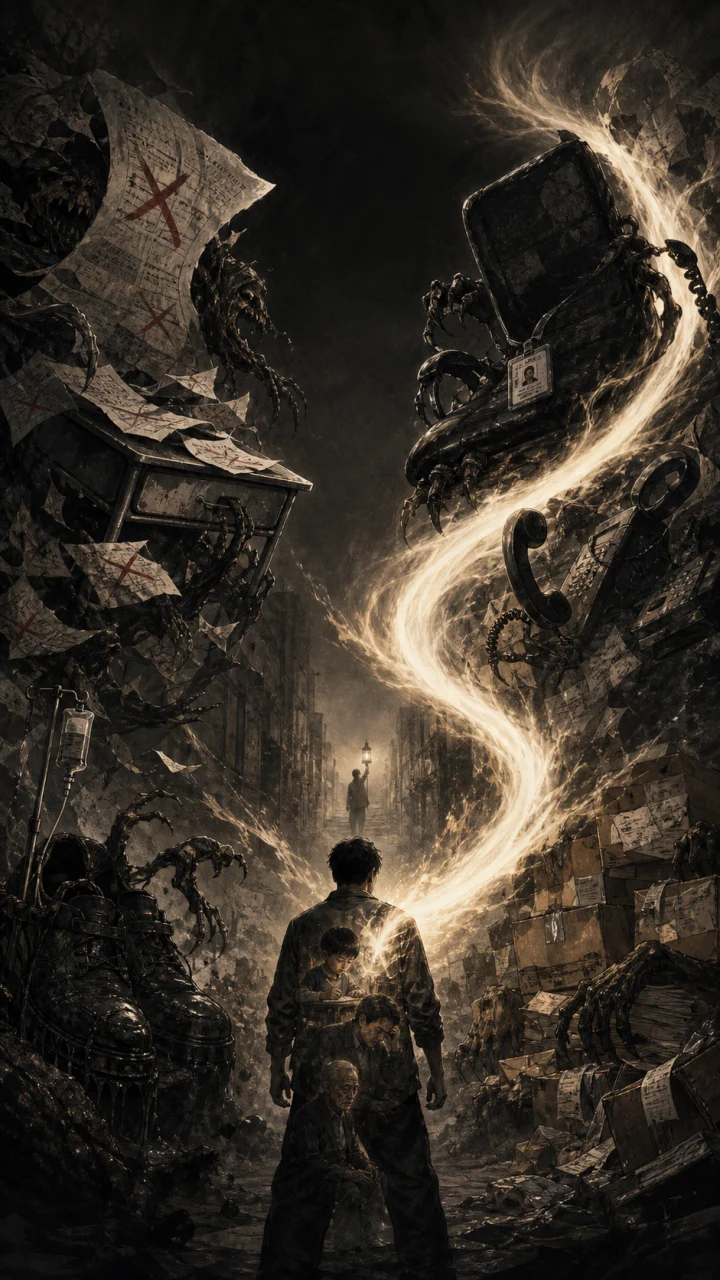
#> input picture src/assets/ui/title-confrontation-base-v1.webp, 720 x 1280 px
$ python -i make_candidates.py   (imports and definitions only)
#> lines starting #> are read from the running program, lines starting #| are printed output that depends on the picture
#> further down, picture is the input picture: PIL image 720x1280 RGB; mean R, G, B 55, 47.8, 39.2
#!/usr/bin/env python3
"""Build item 70; retain item 74 only behind an explicit rejected-audit flag."""

from __future__ import annotations

import argparse
from collections import deque
from pathlib import Path

import numpy as np
from PIL import Image, ImageFilter


CELL_W = 40
CELL_H = 56
DIRECTIONS = ("front", "back", "left", "right")
CONTACT_SCALE = 12
CONTACT_GUTTER = 2


def strip_green(image: Image.Image) -> Image.Image:
    array = np.asarray(image.convert("RGBA")).copy()
    rgb = array[..., :3].astype(np.uint16)
    red, green, blue = rgb[..., 0], rgb[..., 1], rgb[..., 2]
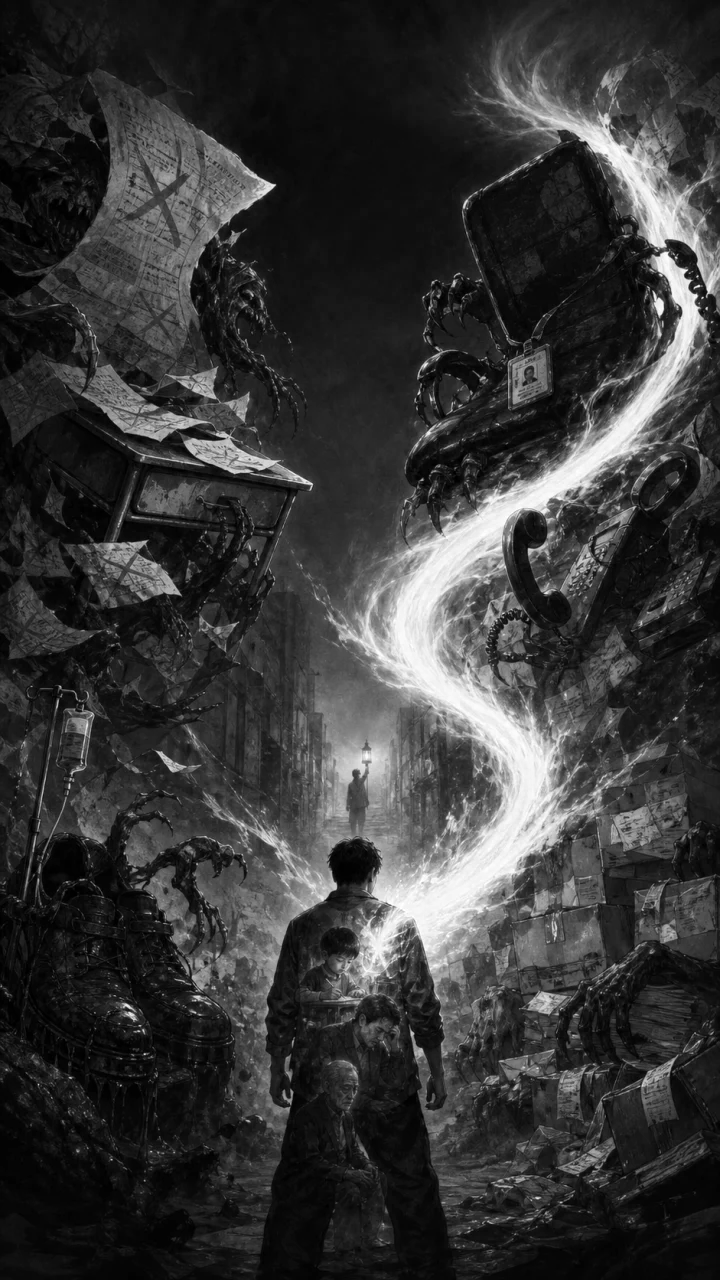
#> red: shape (1280, 720) uint16; min 0, max 255, mean 55
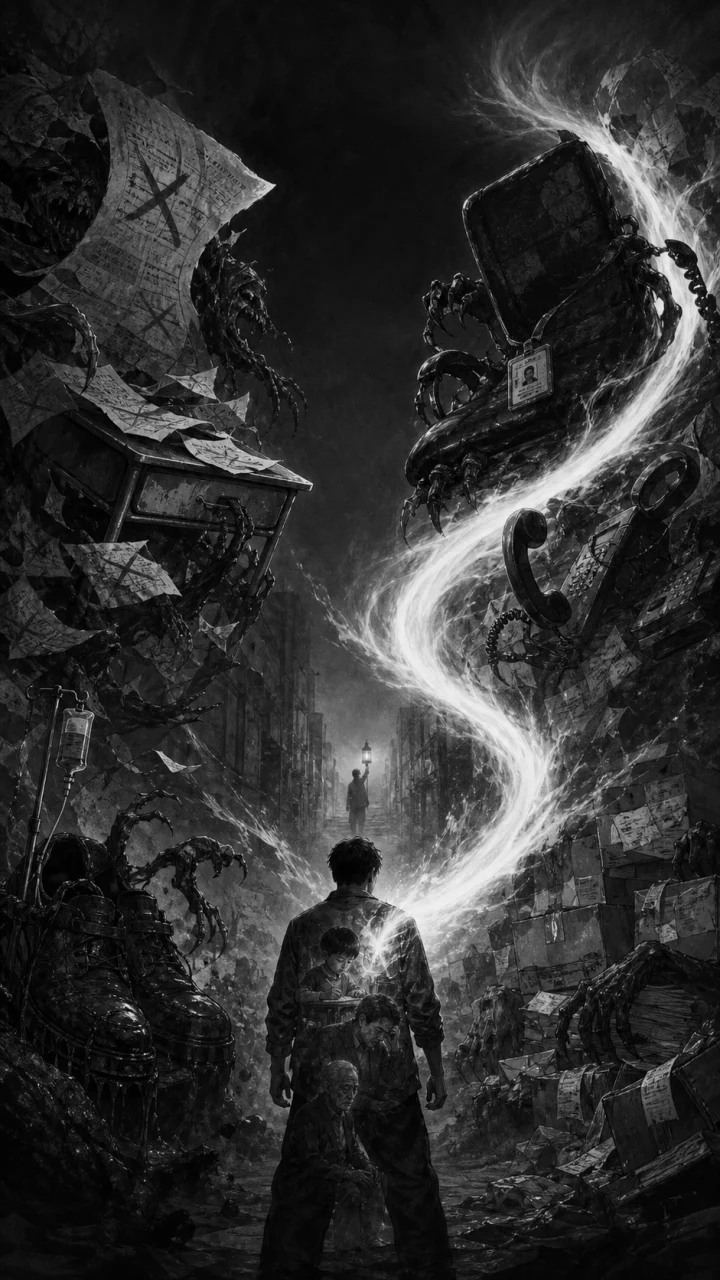
#> green: shape (1280, 720) uint16; min 0, max 246, mean 47.8
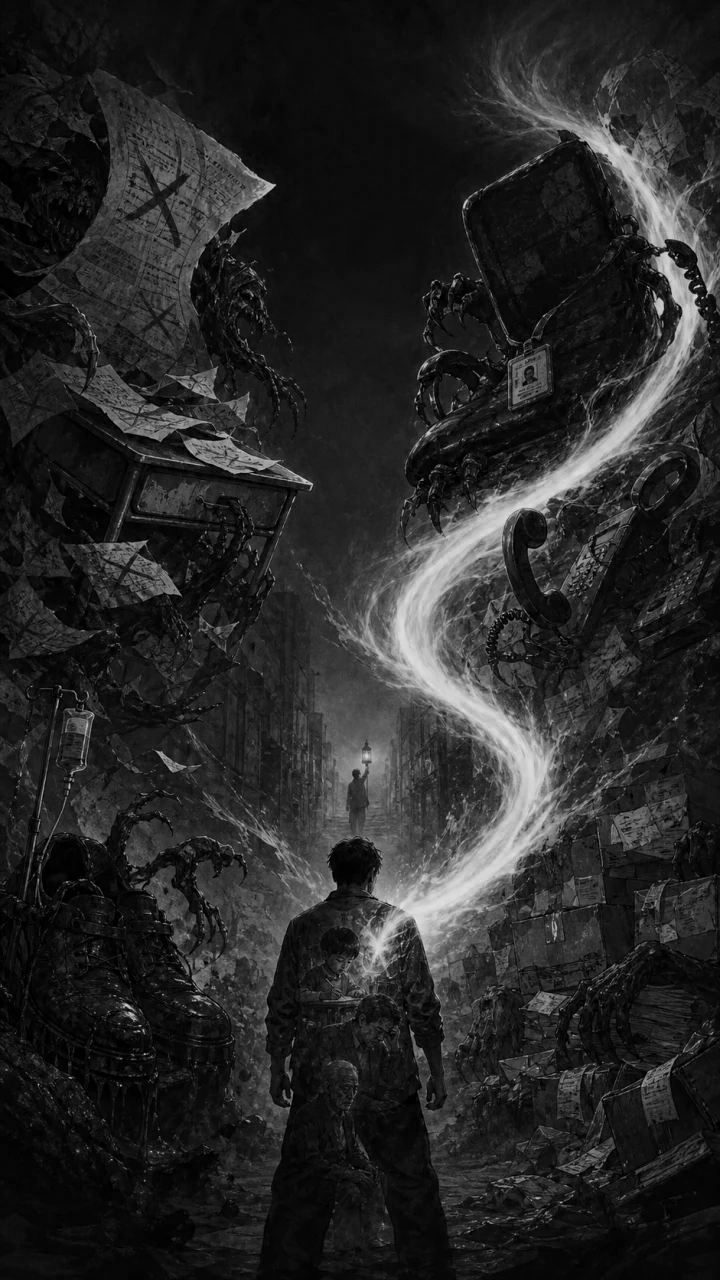
#> blue: shape (1280, 720) uint16; min 0, max 228, mean 39.2
    keyed = (
        (green > 96)
        & (green * 100 > red * 135)
        & (green * 100 > blue * 135)
    ) | (
        (green > 60)
        & (green * 100 > red * 120)
        & (green * 100 > blue * 120)
        & (np.maximum(red, blue) < 120)
    )
#> keyed: shape (1280, 720) bool; every value is 0
    near_key = np.asarray(
        Image.fromarray((keyed.astype(np.uint8) * 255)).filter(ImageFilter.MaxFilter(5))
    ) > 0
    strongest_other = np.maximum(red, blue)
    spill = ~keyed & near_key & (green > 70) & (green > strongest_other + 10)
    array[..., 1][spill] = strongest_other[spill].astype(np.uint8)
    array[..., :3][keyed] = 0
    array[..., 3][keyed] = 0
    return Image.fromarray(array)


# [9 lines left out: function split_quadrants, not called in this run]


def largest_component(image: Image.Image) -> Image.Image:
    foreground = strip_green(image)
    alpha = foreground.getchannel("A").point(lambda value: 255 if value >= 96 else 0)
#> alpha: PIL image 720x1280 L; every value is 255
    outer_bbox = alpha.getbbox()
#> outer_bbox = (0, 0, 720, 1280)
    if outer_bbox is None:
        raise ValueError("empty source panel")
    foreground = foreground.crop(outer_bbox)
    mask = alpha.crop(outer_bbox)

    sample_scale = min(1.0, 180 / max(mask.size))
#> sample_scale = 0.141
    sample_size = (
        max(1, round(mask.width * sample_scale)),
        max(1, round(mask.height * sample_scale)),
    )
#> sample_size = (101, 180)
    sample = mask.resize(sample_size, Image.Resampling.NEAREST)
#> sample: PIL image 101x180 L; every value is 255
    pixels = sample.load()
    visited: set[tuple[int, int]] = set()
    best: list[tuple[int, int]] = []
    for y in range(sample.height):
        for x in range(sample.width):
            if not pixels[x, y] or (x, y) in visited:
                continue
            queue = deque([(x, y)])
            visited.add((x, y))
            component: list[tuple[int, int]] = []
            while queue:
                current_x, current_y = queue.popleft()
                component.append((current_x, current_y))
                for neighbor in (
                    (current_x - 1, current_y),
                    (current_x + 1, current_y),
                    (current_x, current_y - 1),
                    (current_x, current_y + 1),
                ):
                    neighbor_x, neighbor_y = neighbor
                    if (
                        0 <= neighbor_x < sample.width
                        and 0 <= neighbor_y < sample.height
                        and pixels[neighbor_x, neighbor_y]
                        and neighbor not in visited
                    ):
                        visited.add(neighbor)
                        queue.append(neighbor)
            if len(component) > len(best):
                best = component
    if not best:
        raise ValueError("no connected source component")

    min_x = min(point[0] for point in best)
#> min_x = 0
    min_y = min(point[1] for point in best)
#> min_y = 0
    max_x = max(point[0] for point in best) + 1
#> max_x = 101
    max_y = max(point[1] for point in best) + 1
#> max_y = 180
    margin = 3
    source_bbox = (
        max(0, int(min_x / sample_scale) - margin),
        max(0, int(min_y / sample_scale) - margin),
        min(foreground.width, int(max_x / sample_scale) + margin),
        min(foreground.height, int(max_y / sample_scale) + margin),
    )
#> source_bbox = (0, 0, 720, 1280)
    component = foreground.crop(source_bbox)
    final_bbox = component.getchannel("A").getbbox()
#> final_bbox = (0, 0, 720, 1280)
    if final_bbox is None:
        raise ValueError("empty isolated component")
    return component.crop(final_bbox)


# [181 lines left out: functions compact_sprite, hero_cells, bottom_of, build_freezer_overlay, build_breath_overlay, composite and 3 more, not called in this run]


# [2 lines not run here, left out]

>>> from PIL import Image
>>> picture = Image.open('../../../../src/assets/ui/title-confrontation-base-v1.webp')
>>> result = largest_component(picture)

$ run again, on src/assets/ui/ending-lampman.png
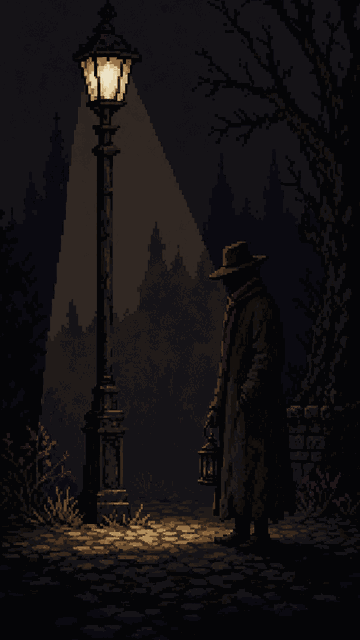
#> input picture src/assets/ui/ending-lampman.png, 360 x 640 px
#> picture is the input picture: PIL image 360x640 RGB; mean R, G, B 21.1, 18, 19.1
#> in strip_green, `red, green, blue = rgb[..., 0], rgb[..., 1], rgb[..., 2]`:
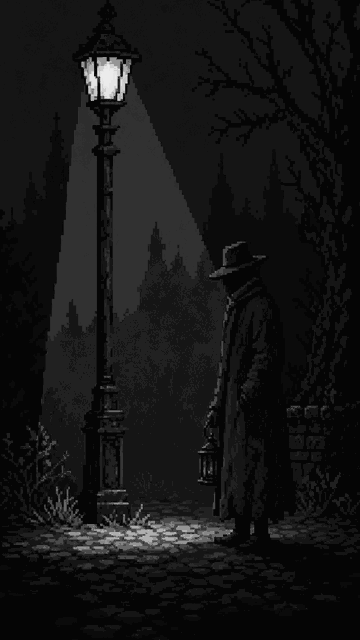
#> red: shape (640, 360) uint16; min 5, max 235, mean 21.1
#> in strip_green, `red, green, blue = rgb[..., 0], rgb[..., 1], rgb[..., 2]`:
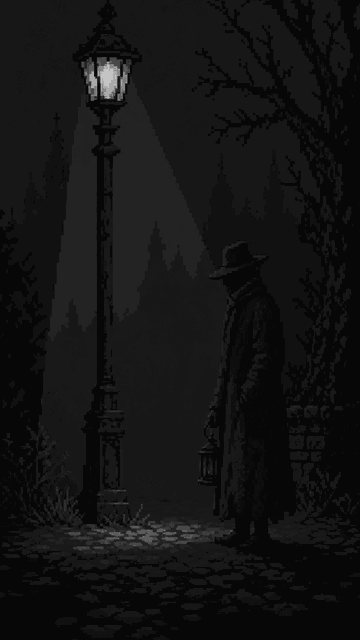
#> blue: shape (640, 360) uint16; min 7, max 196, mean 19.1
#> keyed: shape (640, 360) bool; every value is 0
#> alpha: PIL image 360x640 L; every value is 255
#> outer_bbox = (0, 0, 360, 640)
#> sample: PIL image 101x180 L; every value is 255
